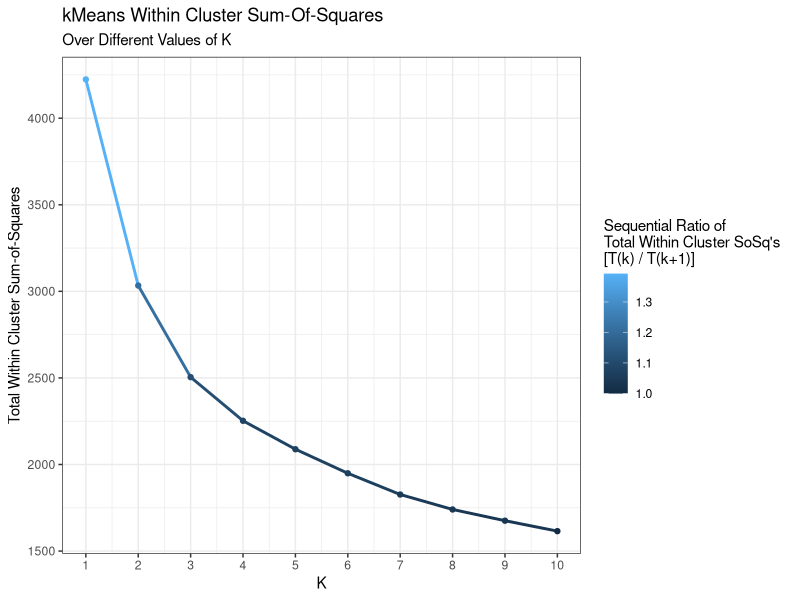
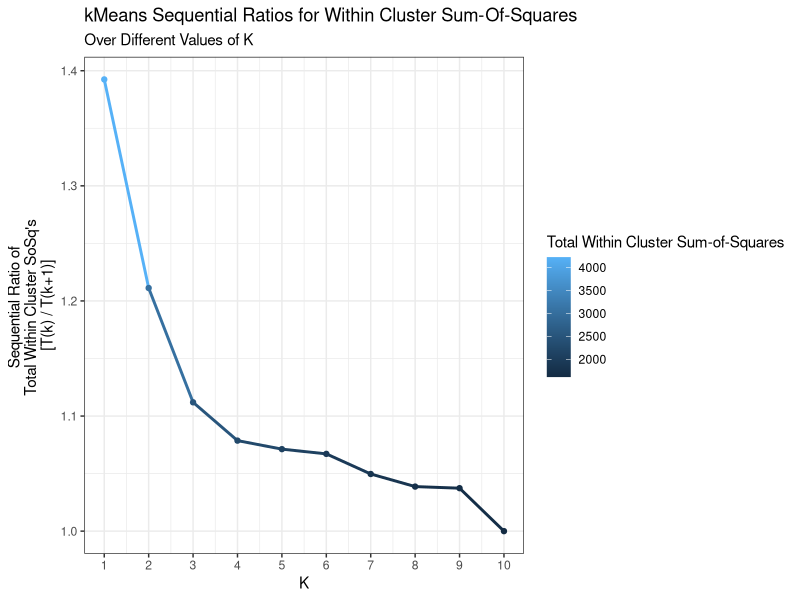
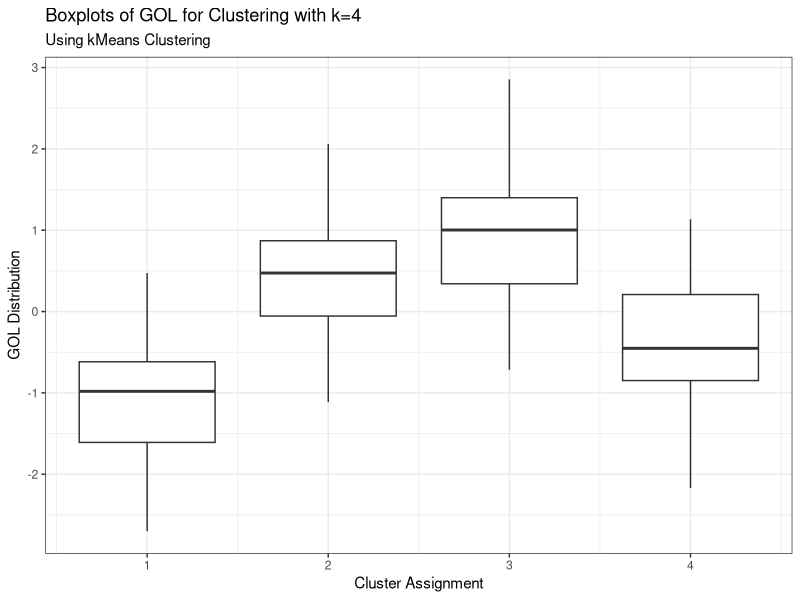
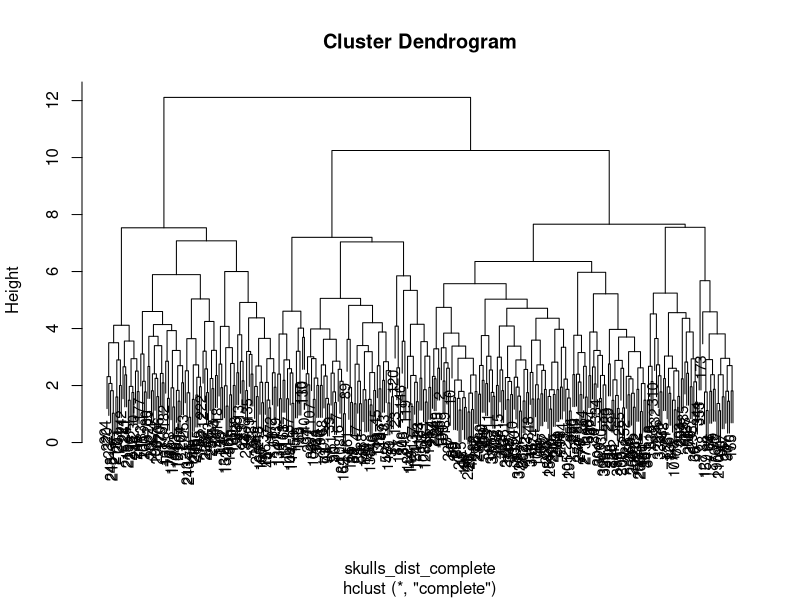
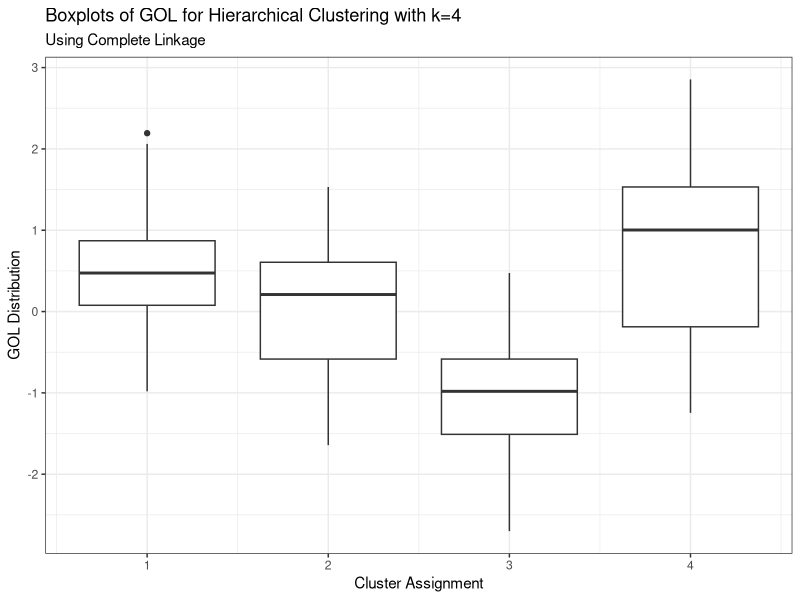
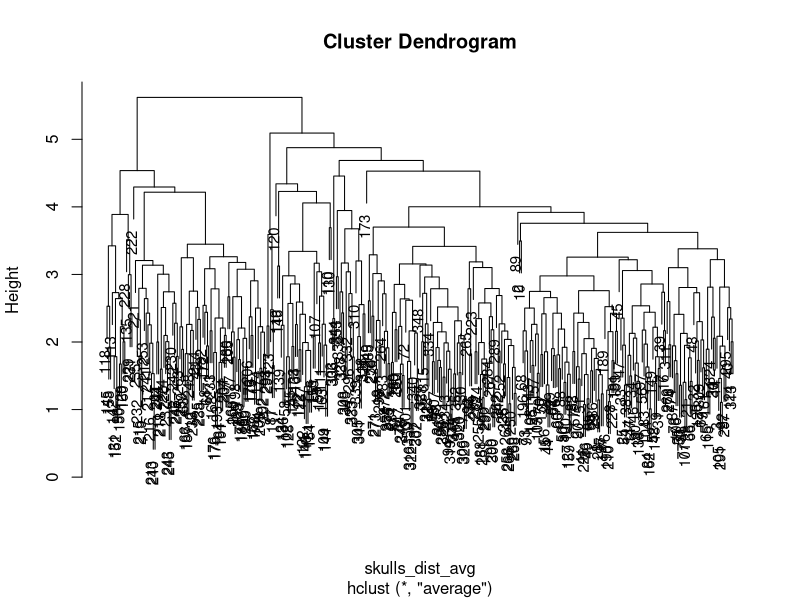
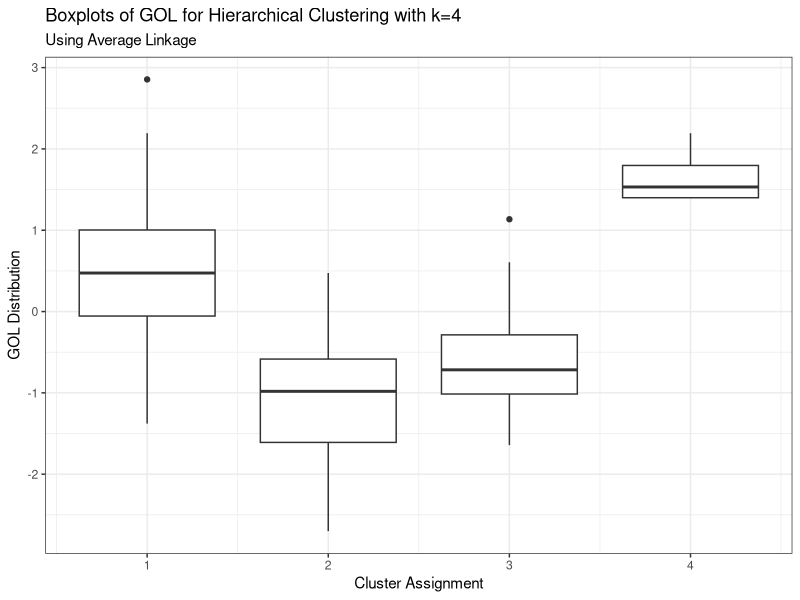

Write R code to recreate these figures, in order.
## ---- chunk 1
# load tidyverse
suppressPackageStartupMessages({
  library(tidyverse)
})

# load skulls data
skulls <- read_csv("../Data/skulls.csv")
glimpse(skulls)
## ---- chunk 2
# remove na's and scale skulls data
skulls <- skulls %>% na.omit() %>% lapply(scale) %>% as.data.frame()
dim(skulls)
glimpse(skulls)
## ---- chunk 3
# set random seed
set.seed(1847)

# set up k vals to test
kms <- 1:10

# run kmeans on all k in kms and collect clustering models
kmods <- lapply(kms, 
                function(k){ 
                  return( kmeans(skulls, centers = k, nstart = 20) ) 
                } 
              )

# collect within cluster sum of squares as vector
kss <- kmods %>% lapply('[[', 'tot.withinss') %>% unlist()

# get values of ratio between sequential sum-of-squares results for k to help identify 
# inflection point and diminishing returns (divide first nine kss by last nine kss,
# assuming the ratio will approach 1.0 as increasing k has less impact on ss)
rss <- c(kss[1:9] / kss[2:10], 1.0)

# collect results in data frame
kdf <- data.frame('k' = kms, 'ss' = kss, 'rss' = rss)

# set base plot for exploring kdf
p <- ggplot(kdf) + theme_bw()

# plot sum of squares to find inflection point 
# where increasing k no longer significantly reduces within cluster sum of squares
p + geom_line(aes(x = k, y = ss, color = rss), size=1) + 
  geom_point(aes(x = k, y = ss, color = rss)) +
  labs(title = 'kMeans Within Cluster Sum-Of-Squares', 
       subtitle = 'Over Different Values of K',
       x = 'K',
       y = 'Total Within Cluster Sum-of-Squares',
       color = 'Sequential Ratio of \nTotal Within Cluster SoSq\'s \n[T(k) / T(k+1)]') +
  scale_x_continuous(breaks = 1:10, labels = 1:10)
## ---- chunk 4
# Plot rate of change in within cluster sum of squares for sequential values of k
p + geom_line(aes(x = k, y = rss, color = ss), size=1) + 
  geom_point(aes(x = k, y = rss, color = ss)) +
  labs(title = 'kMeans Sequential Ratios for Within Cluster Sum-Of-Squares', 
       subtitle = 'Over Different Values of K',
       x = 'K',
       y = 'Sequential Ratio of \nTotal Within Cluster SoSq\'s \n[T(k) / T(k+1)]',
       color = 'Total Within Cluster Sum-of-Squares') +
  scale_x_continuous(breaks = 1:10, labels = 1:10)
## ---- chunk 5
# change k to test different models (best chosen k = 4)
k_km <- 4

# change skulls_fact_km to test different factors (chosen GOL)
skulls_fact_km <- 'GOL' 

# select kmeans model (based on k_km)
km_mod <- kmods[[k_km]]

# add cluster labels to data
skulls_km <- skulls %>% mutate(cluster = km_mod$cluster)

# plot skulls_fact_km distribution box plots for k_km clusters
ggplot(skulls_km) +
  geom_boxplot(aes_string(y = skulls_fact_km, x = 'cluster', group = 'cluster')) + 
  labs(title = paste('Boxplots of ', skulls_fact_km,' for Clustering with k=', k_km, sep=''),
       subtitle = 'Using kMeans Clustering',
       x = 'Cluster Assignment',
       y = paste(skulls_fact_km, 'Distribution')) + 
  scale_x_continuous(breaks = 1:k_km, labels = 1:k_km) + 
  theme_bw()
## ---- chunk 6
# get total within group sum of squares for clustering with k
km_mod$tot.withinss
## ---- chunk 7
# set random seed
set.seed(1842)

# heirarchical clustering on skull data using complete linkage
skulls_dist_complete <- dist(skulls)
skulls_hclust_complete <- hclust(skulls_dist_complete, method = "complete")

plot(skulls_hclust_complete, cex = 0.9)
## ---- chunk 8
# change k to test different models (default chosen k = 4)
k_h_complete <- 4

# change skull_fact_h_complete to test different factors (chosen GOL)
skulls_fact_h_complete <- 'GOL' 

# cut tree down to k_h_complete
skulls_cut_complete <- cutree(skulls_hclust_complete, k_h_complete)

# add cluster labels to data
skulls_h_complete <- skulls %>% mutate(cluster = skulls_cut_complete)

# plot skulls_fact_h_complete distribution box plots for k_h_complete clusters
ggplot(skulls_h_complete) +
  geom_boxplot(aes_string(y = skulls_fact_h_complete, x = 'cluster', group = 'cluster')) + 
  labs(title = paste('Boxplots of ', skulls_fact_h_complete,' for Hierarchical Clustering with k=', k_h_complete, sep=''),
       subtitle = 'Using Complete Linkage',
       x = 'Cluster Assignment',
       y = paste(skulls_fact_h_complete, 'Distribution')) + 
  scale_x_continuous(breaks = 1:k_h_complete, labels = 1:k_h_complete) + 
  theme_bw()
## ---- chunk 9
# set random seed
set.seed(1842)

# heirarchical clustering on skull data using average linkage
skulls_dist_avg <- dist(skulls)
skulls_hclust_avg <- hclust(skulls_dist_avg, method = "average")

plot(skulls_hclust_avg, cex = 0.9)
## ---- chunk 10
# change k to test different models (default chosen k = 4)
k_h_avg <- 4

# change skulls_fact_h_avg to test different factors (chosen GOL)
skulls_fact_h_avg <- 'GOL' 

# cut tree down to k_h_avg
skulls_cut_avg <- cutree(skulls_hclust_avg, k_h_avg)

# add cluster labels to data
skulls_h_avg <- skulls %>% mutate(cluster = skulls_cut_avg)

# plot skulls_fact_h_avg distribution box plots for k_h_avg hierarchical clusters
ggplot(skulls_h_avg) +
  geom_boxplot(aes_string(y = skulls_fact_h_avg, x = 'cluster', group = 'cluster')) + 
  labs(title = paste('Boxplots of ', skulls_fact_h_avg,' for Hierarchical Clustering with k=', k_h_avg, sep=''),
       subtitle = 'Using Average Linkage',
       x = 'Cluster Assignment',
       y = paste(skulls_fact_h_avg, 'Distribution')) + 
  scale_x_continuous(breaks = 1:k_h_avg, labels = 1:k_h_avg) + 
  theme_bw()
